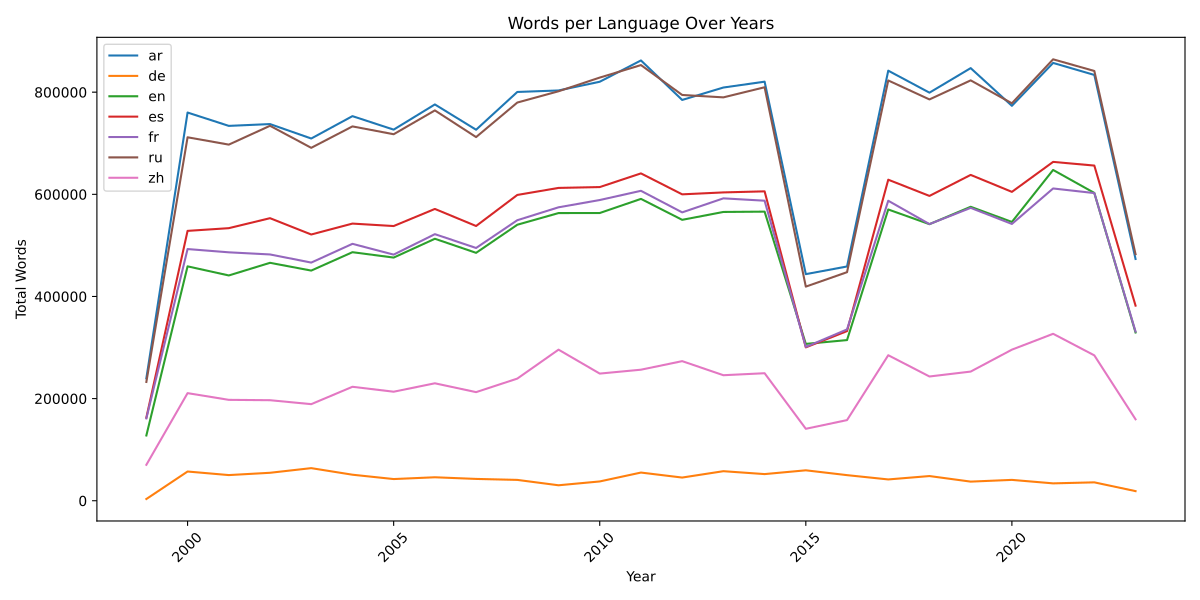

Recreate this plot in Python.
import matplotlib.pyplot as plt
import pandas as pd

# 数据
data = {
    # "1974": {"zh": 1687},
    # "1983": {"ar": 959, "de": 958},
    # "1985": {"es": 17724, "fr": 13913},
    # "1986": {"es": 23444, "fr": 11927},
    # "1992": {"ar": 33810, "en": 1793, "es": 15910, "fr": 10297, "ru": 863}, 
    # "1993": {"ar": 71083, "en": 14843, "es": 61693, "fr": 53005, "ru": 19443}, 
    # "1994": {"ar": 8908, "en": 7871, "es": 9983, "fr": 8095, "ru": 4138}, 
    # "1995": {"ar": 2232, "en": 1028, "es": 392, "fr": 445, "ru": 2439}, 
    # "1996": {"ar": 14878, "en": 13013, "es": 9675, "fr": 13820, "ru": 17020, "zh": 3498}, 
    # "1997": {"ar": 16066, "en": 12388, "es": 9931, "fr": 12453, "ru": 16147, "zh": 2660}, 
    # "1998": {"ar": 41042, "en": 26875, "es": 35206, "fr": 31224, "ru": 48094, "zh": 16899}, 
    "1999": {"ar": 239775, "de": 3406, "en": 127809, "es": 162801, "fr": 161294, "ru": 232632, "zh": 70382}, 
    "2000": {"ar": 760144, "de": 57225, "en": 458975, "es": 528435, "fr": 492833, "ru": 711677, "zh": 210703}, 
    "2001": {"ar": 734023, "de": 50243, "en": 441137, "es": 533734, "fr": 486452, "ru": 697340, "zh": 197561}, 
    "2002": {"ar": 737570, "de": 54741, "en": 465890, "es": 553296, "fr": 482263, "ru": 734217, "zh": 196856}, 
    "2003": {"ar": 709291, "de": 63838, "en": 450681, "es": 521351, "fr": 466335, "ru": 691055, "zh": 189121},
    "2004": {"ar": 753088, "de": 50981, "en": 486683, "es": 542697, "fr": 503064, "ru": 733004, "zh": 223144}, 
    "2005": {"ar": 726692, "de": 42460, "en": 476160, "es": 537898, "fr": 481953, "ru": 717666, "zh": 213483}, 
    "2006": {"ar": 776013, "de": 45959, "en": 512992, "es": 571397, "fr": 522009, "ru": 764330, "zh": 229990}, 
    "2007": {"ar": 726483, "de": 42733, "en": 485430, "es": 537983, "fr": 494952, "ru": 712103, "zh": 212665}, 
    "2008": {"ar": 800455, "de": 40816, "en": 540446, "es": 598793, "fr": 549321, "ru": 779714, "zh": 239174}, 
    "2009": {"ar": 803375, "de": 30282, "en": 563298, "es": 612563, "fr": 574596, "ru": 801799, "zh": 295846}, 
    "2010": {"ar": 820461, "de": 37786, "en": 563397, "es": 614217, "fr": 588825, "ru": 828607, "zh": 248994},
    "2011": {"ar": 862159, "de": 55185, "en": 591080, "es": 640991, "fr": 606895, "ru": 853087, "zh": 256610},
    "2012": {"ar": 784816, "de": 45398, "en": 550063, "es": 599971, "fr": 564673, "ru": 794577, "zh": 273348},
    "2013": {"ar": 809141, "de": 57859, "en": 565489, "es": 603750, "fr": 592112, "ru": 789869, "zh": 245794},
    "2014": {"ar": 820597, "de": 52179, "en": 566114, "es": 605834, "fr": 587538, "ru": 809650, "zh": 249689},
    "2015": {"ar": 443720, "de": 59595, "en": 307102, "es": 300346, "fr": 301218, "ru": 419293, "zh": 140887},
    "2016": {"ar": 458728, "de": 50133, "en": 314601, "es": 332210, "fr": 335454, "ru": 447583, "zh": 157910},
    "2017": {"ar": 842146, "de": 41717, "en": 570329, "es": 628626, "fr": 587432, "ru": 822958, "zh": 284924},
    "2018": {"ar": 799077, "de": 48340, "en": 541557, "es": 596884, "fr": 541688, "ru": 785822, "zh": 243312},
    "2019": {"ar": 847140, "de": 37441, "en": 575613, "es": 638035, "fr": 573486, "ru": 823154, "zh": 252927},
    "2020": {"ar": 773326, "de": 40848, "en": 545936, "es": 604832, "fr": 542007, "ru": 778263, "zh": 295847},
    "2021": {"ar": 857300, "de": 34027, "en": 647725, "es": 663509, "fr": 611477, "ru": 864369, "zh": 326905},
    "2022": {"ar": 833798, "de": 36021, "en": 602698, "es": 656302, "fr": 602453, "ru": 841521, "zh": 284643},
    "2023": {"ar": 473417, "de": 18795, "en": 329486, "es": 382050, "fr": 331292, "ru": 482772, "zh": 159483},
    # "2024": {"ar": 1942, "en": 1382, "es": 1587, "fr": 1593, "ru": 1958, "zh": 1140},
    # "2025": {"ar": 2650, "en": 2668, "es": 3096, "fr": 2971, "ru": 4035, "zh": 1890}
}


# 构造 DataFrame
df = pd.DataFrame.from_dict(data, orient='index').sort_index().fillna(0)

# 绘制折线图
fig, ax = plt.subplots(figsize=(12, 6))
for lang in df.columns:
    ax.plot(df.index.astype(int), df[lang], label=lang)

ax.set_title('Words per Language Over Years')
ax.set_xlabel('Year')
ax.set_ylabel('Total Words')
ax.legend(loc='upper left')
plt.xticks(rotation=45)
plt.tight_layout()
# plt.show()
plt.savefig(__file__.replace(".py",".pdf"), format="pdf")
